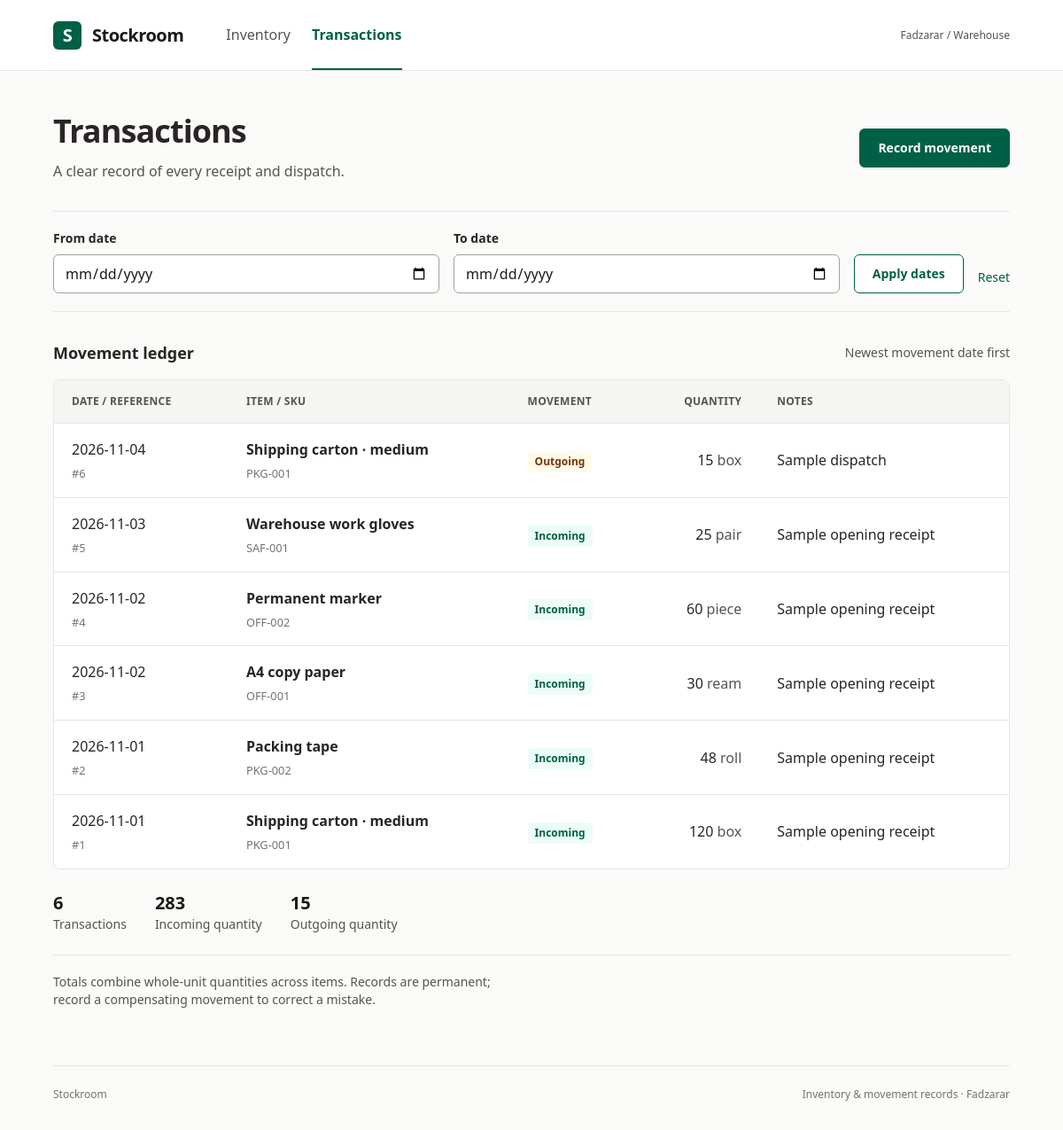
Page /transaksi.php on the committed database.
### tables this page shows
CREATE TABLE `transactions` (
  `id` int(10) unsigned NOT NULL AUTO_INCREMENT,
  `item_id` int(10) unsigned NOT NULL,
  `type` enum('IN','OUT') NOT NULL,
  `quantity` int(10) unsigned NOT NULL,
  `transaction_date` date NOT NULL,
  `notes` varchar(500) NOT NULL DEFAULT '',
  `created_at` timestamp NOT NULL DEFAULT current_timestamp(),
  PRIMARY KEY (`id`),
  KEY `transaction_date` (`transaction_date`),
  KEY `item_id` (`item_id`),
  CONSTRAINT `transactions_ibfk_1` FOREIGN KEY (`item_id`) REFERENCES `items` (`id`)
);

CREATE TABLE `items` (
  `id` int(10) unsigned NOT NULL AUTO_INCREMENT,
  `sku` varchar(40) NOT NULL,
  `name` varchar(120) NOT NULL,
  `category_id` int(10) unsigned NOT NULL,
  `unit` varchar(24) NOT NULL,
  `unit_price` decimal(14,2) unsigned NOT NULL,
  `stock` int(10) unsigned NOT NULL DEFAULT 0,
  `user_input` varchar(100) NOT NULL,
  PRIMARY KEY (`id`),
  UNIQUE KEY `sku` (`sku`),
  KEY `category_id` (`category_id`),
  CONSTRAINT `items_ibfk_1` FOREIGN KEY (`category_id`) REFERENCES `categories` (`id`)
);

### transaksi.php (called while the page is built, shortened)
<?php
require __DIR__ . '/bootstrap.php';
require_once __DIR__ . '/models/Transaction.php';
$from = input($_GET, 'from');
$to = input($_GET, 'to');
$errors = array();
$transactions = array();
$incoming = 0;
$outgoing = 0;
if (!$errors) {
    $transactions = transaction_list($from, $to);
    foreach ($transactions as $transaction) {
        if ($transaction['type'] === 'IN') {
            $incoming += $transaction['quantity'];
        } else {
            $outgoing += $transaction['quantity'];
        }
    }
}
require __DIR__ . '/views/transactions/index.php';

### bootstrap.php (called while the page is built, shortened)
<?php
require_once __DIR__ . '/koneksi.php';
function e($value) {
    return htmlspecialchars((string)$value, ENT_QUOTES, 'UTF-8');
}
function input($source, $key, $default = '') {
    return $default;
}
function page_start($title, $active = 'inventory') {
    require __DIR__ . '/includes/header.php';
}
function page_end() {
    require __DIR__ . '/includes/footer.php';
}

### models/Transaction.php (called while the page is built, shortened)
<?php
function transaction_list($from = '', $to = '')
{
    $conditions = array();
    $sql = 'SELECT t.*, i.sku, i.name, i.unit '
        . 'FROM transactions t '
        . 'JOIN items i ON i.id=t.item_id';
    $sql .= ' ORDER BY t.transaction_date DESC, t.id DESC';
    return rows($sql);
}

### koneksi.php (called while the page is built, shortened)
<?php
$config = require __DIR__ . '/config.example.php';
$db = @mysql_connect(
    $config['host'],
    $config['user'],
    $config['password']
);
function query($sql)
{
    global $db;
    $result = mysql_query($sql, $db);
    return $result;
}
function rows($sql)
{
    $result = query($sql);
    $rows = array();
    while ($row = mysql_fetch_array($result, MYSQL_ASSOC)) {
        $rows[] = $row;
    }
    return $rows;
}

### views/transactions/index.php (the view, shortened to what this page needs)
<div class="page-heading">
    <div>
        <h1>Transactions</h1>
        <p>A clear record of every receipt and dispatch.</p>
    </div>
    <a class="button" href="transaksi-tambah.php">Record movement</a>
</div>
<form class="filters" method="get">
    <div>
        <label for="from">From date</label>
        <input type="date" id="from" name="from" value="<?php echo e($from); ?>">
    </div>
    <div>
        <label for="to">To date</label>
        <input type="date" id="to" name="to" value="<?php echo e($to); ?>">
    </div>
    <button class="button secondary">Apply dates</button>
    <a class="text-link" href="transaksi.php">Reset</a>
</form>
<div class="table-heading">
    <h2>Movement ledger</h2>
    <span>Newest movement date first</span>
</div>
<div class="table-wrap">
    <table>
        <thead>
            <tr>
                <th>Date / reference</th>
                <th>Item / SKU</th>
                <th>Movement</th>
                <th class="numeric">Quantity</th>
                <th>Notes</th>
            </tr>
        </thead>
        <tbody>
            <?php foreach ($transactions as $transaction): ?>
                <tr>
                    <td>
                        <?php echo e($transaction['transaction_date']); ?>
                        <small>#<?php echo e($transaction['id']); ?></small>
                    </td>
                    <td>
                        <strong><?php echo e($transaction['name']); ?></strong>
                        <small><?php echo e($transaction['sku']); ?></small>
                    </td>
                    <td>
                        <span class="direction <?php echo $transaction['type'] === 'OUT' ? 'out' : ''; ?>">
                            <?php echo $transaction['type'] === 'IN' ? 'Incoming' : 'Outgoing'; ?>
                        </span>
                    </td>
                    <td class="numeric">
                        <?php echo e($transaction['quantity']); ?>
                        <span class="muted"><?php echo e($transaction['unit']); ?></span>
                    </td>
                    <td class="max-w-xs whitespace-normal break-words">
                        <?php echo e($transaction['notes']); ?>
                    </td>
                </tr>
            <?php endforeach; ?>
        </tbody>
    </table>
</div>
<?php if (!$errors): ?>
    <div class="recap" aria-label="Filtered transaction totals">
        <div>
            <strong><?php echo count($transactions); ?></strong>
            Transactions
        </div>
        <div>
            <strong><?php echo e($incoming); ?></strong>
            Incoming quantity
        </div>
        <div>
            <strong><?php echo e($outgoing); ?></strong>
            Outgoing quantity
        </div>
    </div>
<?php endif; ?>
<p class="helper">
    Totals combine whole-unit quantities across items. Records are permanent;
    record a compensating movement to correct a mistake.
</p>

### rows in the picture
transactions: transaction_date "2026-11-04", id "6", item.name "Shipping carton · medium", item.sku "PKG-001", type "Outgoing", quantity "15", item.unit "box", notes "Sample dispatch"
transactions: transaction_date "2026-11-03", id "5", item.name "Warehouse work gloves", item.sku "SAF-001", type "Incoming", quantity "25", item.unit "pair", notes "Sample opening receipt"
transactions: transaction_date "2026-11-02", id "4", item.name "Permanent marker", item.sku "OFF-002", type "Incoming", quantity "60", item.unit "piece", notes "Sample opening receipt"
transactions: transaction_date "2026-11-02", id "3", item.name "A4 copy paper", item.sku "OFF-001", type "Incoming", quantity "30", item.unit "ream", notes "Sample opening receipt"
transactions: transaction_date "2026-11-01", id "2", item.name "Packing tape", item.sku "PKG-002", type "Incoming", quantity "48", item.unit "roll", notes "Sample opening receipt"
transactions: transaction_date "2026-11-01", id "1", item.name "Shipping carton · medium", item.sku "PKG-001", type "Incoming", quantity "120", item.unit "box", notes "Sample opening receipt"

### other values in the picture
count($transactions) "6"
$incoming "283"
$outgoing "15"
